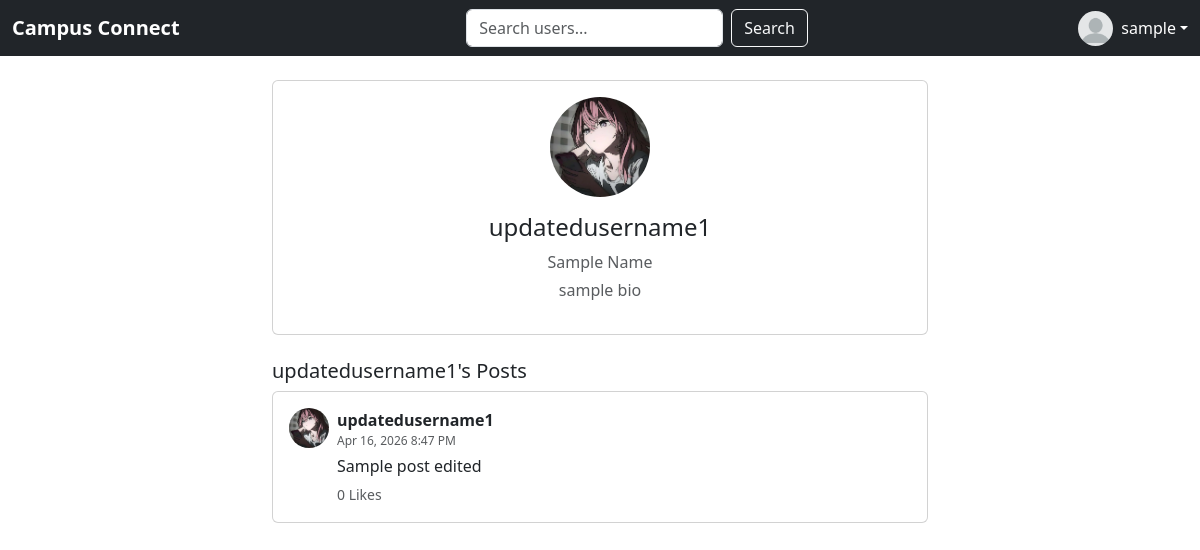
Screenshot of /?route=user&user_id=8 (signed in) with the database file from the repository.
### tables this page shows
CREATE TABLE `users` (
  `id` int(11) NOT NULL,
  `username` varchar(255) NOT NULL,
  `full_name` varchar(255) DEFAULT NULL,
  `password` varchar(255) NOT NULL,
  `bio` varchar(255) DEFAULT NULL,
  `profile_image` varchar(255) DEFAULT 'default.png',
  `created_at` timestamp NOT NULL DEFAULT current_timestamp()
);

CREATE TABLE `posts` (
  `id` int(11) NOT NULL,
  `user_id` int(11) NOT NULL,
  `content` text NOT NULL,
  `image` varchar(255) DEFAULT NULL,
  `created_at` timestamp NOT NULL DEFAULT current_timestamp()
);

### config/database.php (called while the page is built, shortened)
<?php
$isLocal = $_SERVER['SERVER_NAME'] === 'localhost';
if ($isLocal) {
    $host = "localhost";
    $dbname = "social_app";
    $username = "root";
    $password = "";
} else {
    $host = "sql12.freesqldatabase.com";
    $dbname = "sql12821796";
    $username = "sql12821796";
    $password = "ywp6PwMnMD";
}
$conn = new mysqli($host, $username, $password, $dbname);
$conn->query("SET time_zone = '+08:00'");
return $conn;

### app/models/UserModel.php (called while the page is built, shortened)
<?php
class UserModel
{
    private $conn;
    public function __construct()
    {
        $this->conn = require __DIR__ . '/../../config/database.php';
    }
    public function findUserById($id)
    {
        $stmt = $this->conn->prepare("SELECT * FROM users WHERE id = ?");
        $stmt->bind_param("i", $id);
        $stmt->execute();
        return $stmt->get_result()->fetch_assoc();
    }
}

### app/models/PostModel.php (called while the page is built, shortened)
<?php
class PostModel
{
    private $conn;
    public function __construct($db)
    {
        $this->conn = $db;
    }
    public function getPostsByUser($user_id)
    {
        $sql = "SELECT posts.*, users.username, users.profile_image,
                   (SELECT COUNT(*) FROM likes WHERE likes.post_id = posts.id) AS likes
                FROM posts
                JOIN users ON posts.user_id = users.id
                WHERE posts.user_id = ?
                ORDER BY posts.created_at DESC";
        $stmt = $this->conn->prepare($sql);
        $stmt->bind_param("i", $user_id);
        $stmt->execute();
        return $stmt->get_result()->fetch_all(MYSQLI_ASSOC);
    }
}

### app/views/user_profile.php (the view, shortened to what this page needs)
<?php
require_once __DIR__ . '/../models/UserModel.php';
require_once __DIR__ . '/../models/PostModel.php';
require_once __DIR__ . '/../../config/database.php';
$userId = (int) ($_GET['user_id'] ?? 0);
$userModel = new UserModel();
$user = $userModel->findUserById($userId);
$postModel = new PostModel($conn);
$posts = $postModel->getPostsByUser($user['id']);
?>
<!DOCTYPE html>
<html lang="en">
<head>
    <link href="https://cdn.jsdelivr.net/npm/bootstrap@5.3.8/dist/css/bootstrap.min.css" rel="stylesheet">
</head>
<body>
    <?php include __DIR__ . '/partials/navbar.php'; ?>
    <div class="container mt-4" style="max-width:680px;">
        <div class="card text-center mb-4">
            <div class="card-body">
                <img src="<?= UPLOADS_URL ?>/<?= htmlspecialchars($user['profile_image'] ?? 'default.png') ?>"
                    alt="Profile" class="rounded-circle mb-3" width="100" height="100" style="object-fit:cover;">
                <h4><?= htmlspecialchars($user['username']) ?></h4>
                <?php if (!empty($user['full_name'])): ?>
                    <p class="text-muted mb-1"><?= htmlspecialchars($user['full_name']) ?></p>
                <?php endif; ?>
                <p class="text-muted"><?= !empty($user['bio']) ? htmlspecialchars($user['bio']) : 'No bio yet.' ?></p>
            </div>
        </div>
        <h5><?= htmlspecialchars($user['username']) ?>'s Posts</h5>
        <?php if (!empty($posts)): ?>
            <?php foreach ($posts as $post): ?>
                <div class="card mb-3">
                    <div class="card-body d-flex">
                        <img src="<?= UPLOADS_URL ?>/<?= htmlspecialchars($user['profile_image'] ?? 'default.png') ?>"
                            alt="Profile" class="rounded-circle me-2 flex-shrink-0" width="40" height="40"
                            style="object-fit:cover;">
                        <div>
                            <strong><?= htmlspecialchars($user['username']) ?></strong>
                            <?php if (!empty($post['created_at'])): ?>
                                <div class="text-muted" style="font-size:0.75rem;">
                                    <?= date('M j, Y g:i A', strtotime($post['created_at'])) ?></div>
                            <?php endif; ?>
                            <p class="mb-1 mt-1"><?= htmlspecialchars($post['content']) ?></p>
                            <small class="text-muted"><?= $post['likes'] ?? 0 ?> Likes</small>
                        </div>
                    </div>
                </div>
            <?php endforeach; ?>
        <?php else: ?>
            <p class="text-muted text-center">This user hasn't posted anything yet.</p>
        <?php endif; ?>
    </div>
</body>
</html>

### rows the page displays
users: profile_image (picture), username "updatedusername1", full_name "Sample Name", bio "sample bio"
posts: user.profile_image (picture), user.username "updatedusername1", created_at "Apr 16, 2026 8:47 PM", content "Sample post edited", likes "0"

### other values shown
$_SESSION['username'] "sample"
